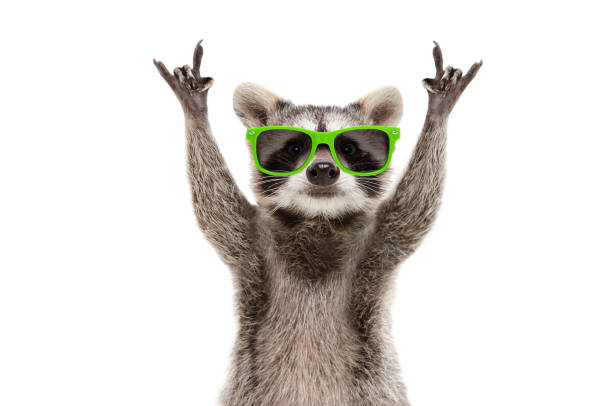
#> input picture Lab2.1/images/Funkyy.jpg, 612 x 406 px, found by its file name
$ jupyter execute --allow-errors Lab2.0.ipynb
#> lines starting #> are read from the running program, lines starting #| are printed output that depends on the picture
[cell 1]
import cv2
import numpy as np
import matplotlib.pyplot as plt

[cell 2]
#3: Import the image and set the parameters
image_path='images/Funkyy.JPG'
sampling_factor=14
quantization_levels=9

[cell 3]
# Load image in grayscale
original_image = cv2.imread(image_path, cv2.IMREAD_GRAYSCALE)
#> original_image: shape (406, 612); min 0, max 255, mean 220.5
if original_image is None:
    print(f"Error: Unable to load image at {image_path}")

###plt.imshow(original_image)

#> (a cell that did not finish here is left out)

[cell 5]
#Arithmetic Operations
from PIL import Image
img1=Image.open('images/Tiger.PNG')
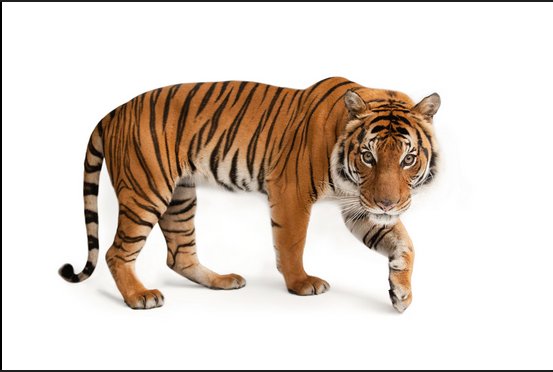
#> input picture Lab2.1/images/Tiger.png, 553 x 372 px, found by its file name
#> img1 is the input picture: PIL image 553x372 RGBA; mean R, G, B, A 221, 209.9, 200.8, 255
img2=Image.open ('images/SpaceMonkey.PNG')
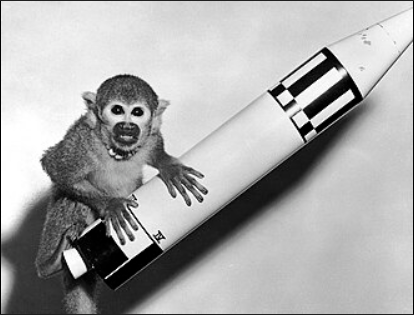
#> input picture Lab2.1/images/SpaceMonkey.png, 414 x 315 px, found by its file name
#> img2 is the input picture: PIL image 414x315 RGBA; mean R, G, B, A 170.6, 170.7, 170.6, 255

resize=(400,400)
img1=img1.resize(resize,Image.Resampling.LANCZOS)
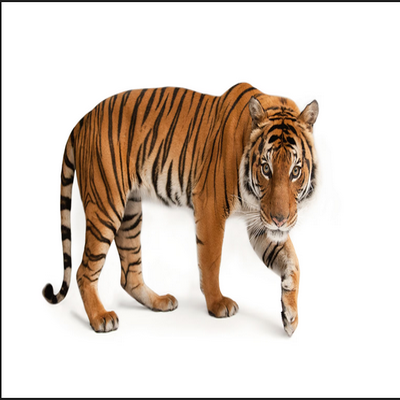
#> img1: PIL image 400x400 RGBA; mean R, G, B, A 220.9, 209.8, 200.7, 255
img2=img2.resize(resize,Image.Resampling.LANCZOS)
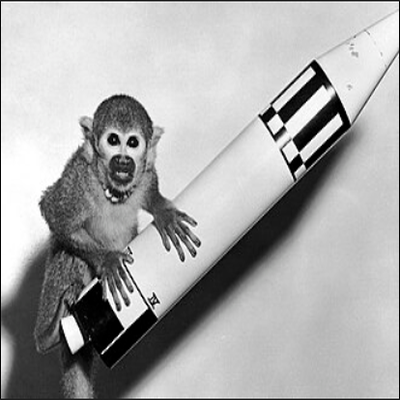
#> img2: PIL image 400x400 RGBA; mean R, G, B, A 170.6, 170.7, 170.6, 255

im1arr=np.asarray(img1)
im2arr=np.asarray(img2)

addition=im1arr+im2arr
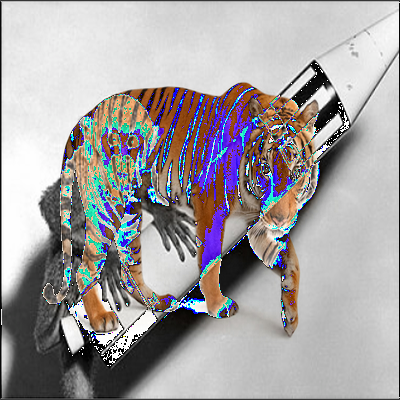
#> addition: shape (400, 400, 4); mean R, G, B, A 164.4, 160.3, 162.2, 254; transparent parts drawn white
resultImage=Image.fromarray(addition)
resultImage.show()

[cell 6]
#Sets and Logical Operations
img3=Image.open('images/Tiger.PNG')
img3.show()
img4=Image.open('images/SpaceMonkey.PNG')
img4.show()

resize=(400,400)
img3=img3.resize(resize,Image.Resampling.LANCZOS)
img4=img4.resize(resize,Image.Resampling.LANCZOS)

im3arr=np.asarray(img3)
im4arr=np.asarray(img4)

union=im4arr|im3arr
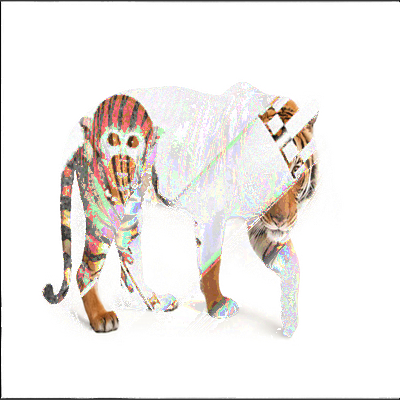
#> union: shape (400, 400, 4); mean R, G, B, A 240.3, 236.7, 234, 255
resultImage2=Image.fromarray(union)
resultImage2.show()
